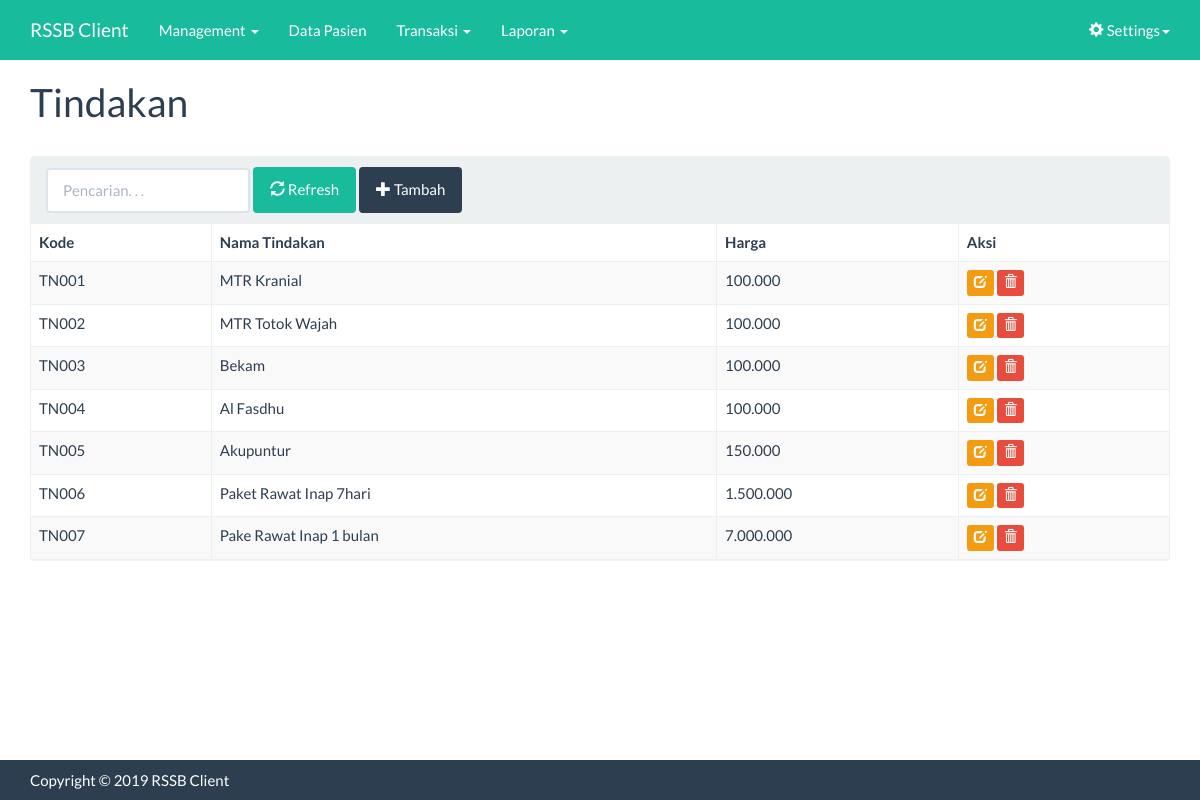
/index.php?m=terapi (signed in), run on the app's committed database.
### tables this page shows
CREATE TABLE `tb_tindakan` (
  `kode_tindakan` varchar(25) NOT NULL,
  `nama_tindakan` varchar(35) DEFAULT NULL,
  `harga` double DEFAULT NULL
);

### functions.php (called while the page is built, shortened)
<?php
$config["server"]='localhost';
$config["username"]='root';
$config["password"]='admin';
$config["database_name"]='db_rawat_jalan';
include'includes/ez_sql_core.php';
include'includes/ez_sql_mysqli.php';
$db = new ezSQL_mysqli($config['username'], $config['password'], $config['database_name'], $config['server']);
include'includes/general.php';
function set_num($angka,$pemisah){
    $a.= number_format($angka,$pemisah,",",".");
    return $a;
}
?>

### includes/ez_sql_core.php (called while the page is built, shortened)
<?php
	class ezSQLcore
	{
		var $timers           = array();
		function get_host_port( $host, $default = false )
		{
			$port = $default;
			return array( $host, $port );
		}
		function flush()
		{
			$this->last_result = array();
		}
		function get_results($query=null, $output = OBJECT)
		{
			if ( $query )
			{
				$this->query($query);
			}
			if ( $output == OBJECT )
			{
				return $this->last_result;
			}
		}
		function timer_get_cur()
		{
			list($usec, $sec) = explode(" ",microtime());
			return ((float)$usec + (float)$sec);
		}
		function timer_start($timer_name)
		{
			$this->timers[$timer_name] = $this->timer_get_cur();
		}
		function timer_elapsed($timer_name)
		{
			return round($this->timer_get_cur() - $this->timers[$timer_name],2);
		}
	}

### includes/general.php (called while the page is built, shortened)
<?php
function esc_field($str){
    if (!get_magic_quotes_gpc())
        return addslashes($str);
    else
        return $str;
}

### includes/ez_sql_mysqli.php (called while the page is built, shortened)
<?php
	$ezsql_mysqli_str = array
	(
		1 => 'Require $dbuser and $dbpassword to connect to a database server',
		2 => 'Error establishing mySQLi database connection. Correct user/password? Correct hostname? Database server running?',
		3 => 'Require $dbname to select a database',
		4 => 'mySQLi database connection is not active',
		5 => 'Unexpected error while trying to select database'
	);
	class ezSQL_mysqli extends ezSQLcore
	{
		function connect($dbuser='', $dbpassword='', $dbhost='localhost', $dbport=false)
		{
			global $ezsql_mysqli_str; $return_val = false;
			if ( ! $dbuser )
			{
				$this->register_error($ezsql_mysqli_str[1].' in '.__FILE__.' on line '.__LINE__);
				$this->show_errors ? trigger_error($ezsql_mysqli_str[1],E_USER_WARNING) : null;
			}
			else
			{
				$this->dbh = new mysqli($dbhost,$dbuser,$dbpassword, '', $dbport);
				if( $this->dbh->connect_errno )
				{
					$this->register_error($ezsql_mysqli_str[2].' in '.__FILE__.' on line '.__LINE__);
					$this->show_errors ? trigger_error($ezsql_mysqli_str[2],E_USER_WARNING) : null;
				}
				else
				{
					$return_val = true;
				}
			}
			return $return_val;
		}
		function query($query)
		{
			$return_val = 0;
			$query = trim($query);
			$this->result = @$this->dbh->query($query);
			if ( preg_match("/^(insert|delete|update|replace|truncate|drop|create|alter|begin|commit|rollback|set|lock|unlock|call)/i",$query) )
			{
				$is_insert = true;
				$this->rows_affected = @$this->dbh->affected_rows;
				if ( preg_match("/^(insert|replace)\s+/i",$query) )
				{
					$this->insert_id = @$this->dbh->insert_id;
				}
				$return_val = $this->rows_affected;
			}
			else
			{
				$is_insert = false;
				$i=0;
				$num_rows=0;
				while ( $row = @$this->result->fetch_object() )
				{
					$num_rows++;
				}
				$this->num_rows = $num_rows;
				$return_val = $this->num_rows;
			}
			return $return_val;
		}
	}

### terapi.php (the view, shortened to what this page needs)
<div class="page-header">
    <h1>Tindakan</h1>
</div>
<div class="panel panel-default">
    <div class="panel-heading">
        <form class="form-inline">
            <div class="form-group">
                <input class="form-control" type="text" placeholder="Pencarian. . ." name="q" value="<?=$_GET['q']?>" />
            </div>
            <div class="form-group">
                <button class="btn btn-success"><span class="glyphicon glyphicon-refresh"></span> Refresh</a>
            </div>
            <div class="form-group">
                <a class="btn btn-primary" href="?m=terapi_tambah"><span class="glyphicon glyphicon-plus"></span> Tambah</a>
            </div>
        </form>
    </div>
    <div class="table-responsive">
        <table class="table table-bordered table-hover table-striped">
        <thead>
            <tr>
                <th>Kode</th>
                <th>Nama Tindakan</th>
                <th>Harga</th>
                <th>Aksi</th>
            </tr>
        </thead>
        <?php
        $q = esc_field($_GET['q']);
        $rows = $db->get_results("SELECT * FROM tb_tindakan
                                  WHERE  kode_tindakan LIKE '%$q%' OR nama_tindakan LIKE '%$q%'
                                  OR harga LIKE '%$q%'
                                  ORDER BY kode_tindakan");
        foreach($rows as $row):?>
        <tr>
            <td><?=$row->kode_tindakan ?></td>
            <td><?=$row->nama_tindakan?></td>
            <td><?=set_num($row->harga,0)?></td>
            <td class="nw">
                <a class="btn btn-xs btn-warning" href="?m=terapi_ubah&amp;ID=<?=$row->kode_tindakan?>"><span class="glyphicon glyphicon-edit"></span></a>
                <a class="btn btn-xs btn-danger" href="aksi.php?act=terapi_hapus&amp;ID=<?=$row->kode_tindakan?>" onclick="return confirm('Hapus data?')"><span class="glyphicon glyphicon-trash"></span></a>
            </td>
        </tr>
        <?php endforeach;
        ?>
        </table>
    </div>
</div>

### assets/css/general.css (style rules this page uses)
html { position: relative; min-height: 100%; }
body { margin-bottom: 70px; }
.nw { white-space: nowrap; }
.page-header { margin-top: 0; padding-bottom: 0; }
.page-header h1 { margin-top: 0; }

### data on the page
tb_tindakan: kode_tindakan "TN001", nama_tindakan "MTR Kranial", harga "100.000"
tb_tindakan: kode_tindakan "TN002", nama_tindakan "MTR Totok Wajah", harga "100.000"
tb_tindakan: kode_tindakan "TN003", nama_tindakan "Bekam", harga "100.000"
tb_tindakan: kode_tindakan "TN004", nama_tindakan "Al Fasdhu", harga "100.000"
tb_tindakan: kode_tindakan "TN005", nama_tindakan "Akupuntur", harga "150.000"
tb_tindakan: kode_tindakan "TN006", nama_tindakan "Paket Rawat Inap 7hari", harga "1.500.000"
tb_tindakan: kode_tindakan "TN007", nama_tindakan "Pake Rawat Inap 1 bulan", harga "7.000.000"
